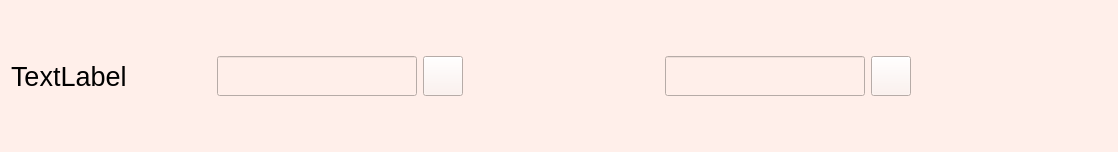
<?xml version="1.0" encoding="UTF-8"?>
<ui version="4.0">
 <class>ListItem</class>
 <widget class="QWidget" name="ListItem">
  <property name="geometry">
   <rect>
    <x>0</x>
    <y>0</y>
    <width>1118</width>
    <height>152</height>
   </rect>
  </property>
  <property name="windowTitle">
   <string>Form</string>
  </property>
  <property name="styleSheet">
   <string notr="true">background-color: rgb(255, 239, 234);</string>
  </property>
  <layout class="QHBoxLayout" name="horizontalLayout">
   <item>
    <widget class="QLabel" name="url">
     <property name="minimumSize">
      <size>
       <width>200</width>
       <height>100</height>
      </size>
     </property>
     <property name="maximumSize">
      <size>
       <width>200</width>
       <height>16777215</height>
      </size>
     </property>
     <property name="font">
      <font>
       <pointsize>20</pointsize>
      </font>
     </property>
     <property name="text">
      <string>TextLabel</string>
     </property>
    </widget>
   </item>
   <item>
    <widget class="QLineEdit" name="loginLineEdit">
     <property name="minimumSize">
      <size>
       <width>200</width>
       <height>40</height>
      </size>
     </property>
     <property name="maximumSize">
      <size>
       <width>200</width>
       <height>16777215</height>
      </size>
     </property>
     <property name="font">
      <font>
       <pointsize>20</pointsize>
      </font>
     </property>
     <property name="text">
      <string/>
     </property>
     <property name="echoMode">
      <enum>QLineEdit::Normal</enum>
     </property>
    </widget>
   </item>
   <item>
    <widget class="QPushButton" name="loginCopyPushButton">
     <property name="minimumSize">
      <size>
       <width>40</width>
       <height>40</height>
      </size>
     </property>
     <property name="maximumSize">
      <size>
       <width>40</width>
       <height>40</height>
      </size>
     </property>
     <property name="text">
      <string/>
     </property>
     <property name="icon">
      <iconset resource="resource.qrc">
       <normaloff>:/img/img/copy.png</normaloff>:/img/img/copy.png</iconset>
     </property>
     <property name="iconSize">
      <size>
       <width>30</width>
       <height>30</height>
      </size>
     </property>
    </widget>
   </item>
   <item>
    <spacer name="horizontalSpacer_2">
     <property name="orientation">
      <enum>Qt::Horizontal</enum>
     </property>
     <property name="sizeHint" stdset="0">
      <size>
       <width>20</width>
       <height>15</height>
      </size>
     </property>
    </spacer>
   </item>
   <item>
    <widget class="QLineEdit" name="passwordLineEdit">
     <property name="minimumSize">
      <size>
       <width>200</width>
       <height>40</height>
      </size>
     </property>
     <property name="maximumSize">
      <size>
       <width>200</width>
       <height>16777215</height>
      </size>
     </property>
     <property name="font">
      <font>
       <pointsize>20</pointsize>
      </font>
     </property>
     <property name="text">
      <string/>
     </property>
     <property name="echoMode">
      <enum>QLineEdit::Normal</enum>
     </property>
    </widget>
   </item>
   <item>
    <widget class="QPushButton" name="passwordCopyPushButton">
     <property name="minimumSize">
      <size>
       <width>40</width>
       <height>40</height>
      </size>
     </property>
     <property name="maximumSize">
      <size>
       <width>40</width>
       <height>40</height>
      </size>
     </property>
     <property name="text">
      <string/>
     </property>
     <property name="icon">
      <iconset resource="resource.qrc">
       <normaloff>:/img/img/copy.png</normaloff>:/img/img/copy.png</iconset>
     </property>
     <property name="iconSize">
      <size>
       <width>30</width>
       <height>30</height>
      </size>
     </property>
    </widget>
   </item>
   <item>
    <spacer name="horizontalSpacer_3">
     <property name="orientation">
      <enum>Qt::Horizontal</enum>
     </property>
     <property name="sizeHint" stdset="0">
      <size>
       <width>20</width>
       <height>15</height>
      </size>
     </property>
    </spacer>
   </item>
  </layout>
 </widget>
 <resources>
  <include location="resource.qrc"/>
 </resources>
 <connections/>
</ui>
